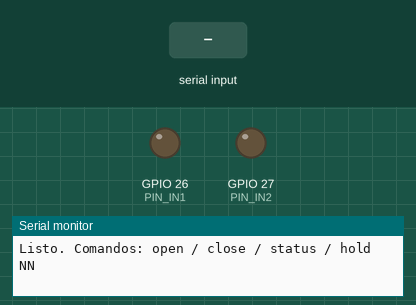
Recording of a sketch running on a simulated ESP32. Parts: output pins drawn as LEDs (lit = HIGH), the last lines printed to the serial monitor. Inputs (shaded band) come from the test bench.

Above: at 1.2 s.
1.3 s: "open\n" received over Serial
At 2.8 s:
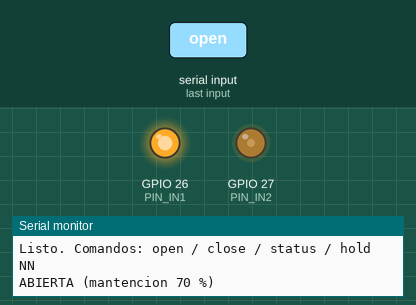
3.1 s: "hold90\n" received over Serial
At 4.1 s:
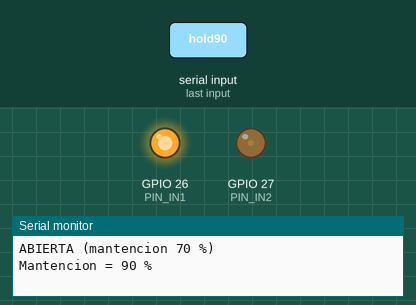
4.6 s: "close\n" received over Serial
At 5.2 s:
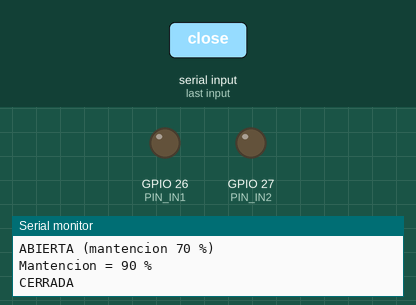
Timing chart, 0 to 7.6 s (numbered marks = the images above; inputs shaded):
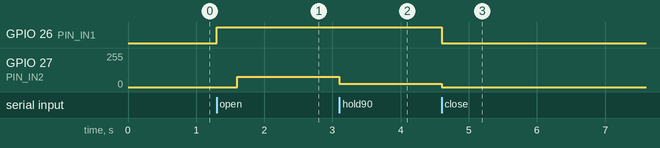

Measured:
- after the input at 1.3 s, GPIO 26 (PIN_IN1): LOW → HIGH at once; GPIO 27 (PIN_IN2): 0/255 → 76/255 after 0.30 s
- after the input at 3.1 s, GPIO 27 (PIN_IN2): 76/255 → 25/255 at once
- after the input at 4.6 s, GPIO 26 (PIN_IN1): HIGH → LOW at once; GPIO 27 (PIN_IN2): 25/255 → 0/255 at once

The sketch:

solenoide.ino
```cpp
// Control manual de solenoide JT22-02 (12 V DC, ~2 A) con DRV8871 - ESP32
// Monitor Serie: 115200 baudios, terminación "Nueva línea".
//
// Comandos:  open      -> abre la válvula
//            close     -> cierra la válvula
//            status    -> muestra el estado
//            hold NN   -> cambia el % de mantención (ej: hold 70). 100 = sin PWM
//
// Conexiones:  GPIO26 -> IN1    GPIO27 -> IN2    GND ESP32 -> GND del driver
// Requiere el core Arduino-ESP32 3.x (ledcAttach / ledcWrite por pin).
//
// v2: la mantención usa "slow decay" (IN1 alto fijo, PWM en IN2). Durante el
// apagado del PWM la bobina queda en freno y la corriente casi no cae, así
// el % de mantención sí se traduce en fuerza real. En v1 el PWM iba en IN1
// (fast decay) y la corriente media caía tanto que la válvula se cerraba sola.

const int PIN_IN1 = 26;
const int PIN_IN2 = 27;

const int PWM_FREQ = 20000;      // 20 kHz (silencioso)
const int PWM_BITS = 8;          // duty 0-255
int holdPct        = 70;         // % de mantención tras abrir
const int OPEN_MS  = 300;        // tiempo a 100 % para abrir la válvula
const unsigned long MAX_OPEN_MS = 60000;  // seguridad: cierra sola tras 60 s

bool abierta = false;
unsigned long tAbierta = 0;

void cerrar() {
  ledcWrite(PIN_IN2, 0);           // IN2 bajo
  digitalWrite(PIN_IN1, LOW);      // IN1 bajo -> bobina desenergizada
  abierta = false;
}

void aplicarHold() {
  // IN1 alto fijo; IN2 en PWM. IN2 bajo = conduce, IN2 alto = freno.
  // Fracción conduciendo = holdPct  ->  duty de IN2 = 100 - holdPct
  int duty = 255 * (100 - holdPct) / 100;
  ledcWrite(PIN_IN2, duty);
}

void abrir() {
  digitalWrite(PIN_IN1, HIGH);
  ledcWrite(PIN_IN2, 0);           // 100 % para abrir
  delay(OPEN_MS);
  aplicarHold();
  abierta = true;
  tAbierta = millis();
}

void setup() {
  Serial.begin(115200);
  pinMode(PIN_IN1, OUTPUT);
  digitalWrite(PIN_IN1, LOW);
  ledcAttach(PIN_IN2, PWM_FREQ, PWM_BITS);
  cerrar();                        // siempre arranca cerrada
  Serial.println("Listo. Comandos: open / close / status / hold NN");
}

void loop() {
  if (Serial.available()) {
    String cmd = Serial.readStringUntil('\n');
    cmd.trim();
    cmd.toLowerCase();

    if (cmd == "open") {
      abrir();
      Serial.printf("ABIERTA (mantencion %d %%)\n", holdPct);
    } else if (cmd == "close") {
      cerrar();
      Serial.println("CERRADA");
    } else if (cmd == "status") {
      Serial.printf("Estado: %s, mantencion %d %%\n", abierta ? "ABIERTA" : "CERRADA", holdPct);
    } else if (cmd.startsWith("hold")) {
      int v = cmd.substring(4).toInt();
      if (v >= 20 && v <= 100) {
        holdPct = v;
        if (abierta) aplicarHold();
        Serial.printf("Mantencion = %d %%\n", holdPct);
      } else {
        Serial.println("Usa: hold 20..100");
      }
    } else if (cmd.length() > 0) {
      Serial.println("Comando no valido. Usa: open / close / status / hold NN");
    }
  }

  if (abierta && millis() - tAbierta > MAX_OPEN_MS) {
    cerrar();
    Serial.println("CERRADA (seguridad: 60 s abierta)");
  }
}
```
